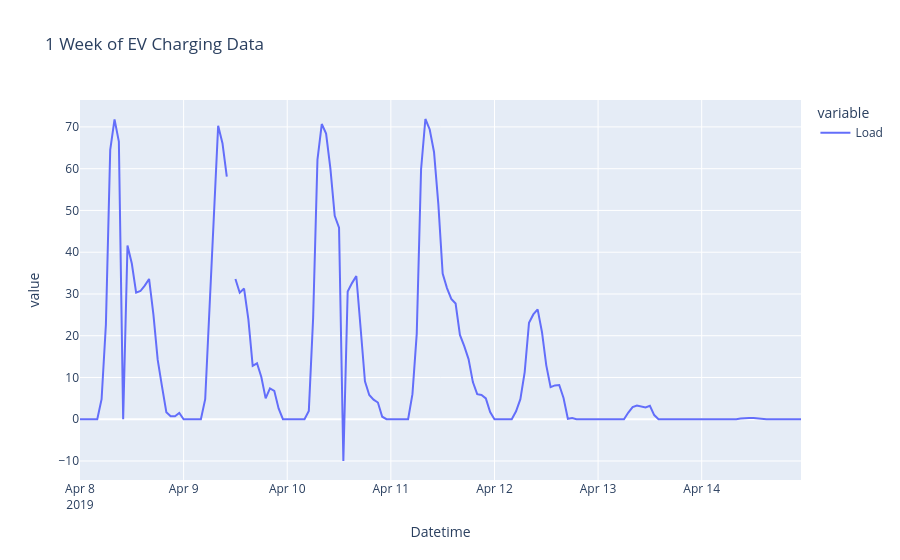

Source (notebook cell):
### Markdown cell above
Generally three types:

1. Missing data
2. Physically impossible data
3. Rare data (outliers)

Why do we care?

- Missing data often causes math problems
  - e.g. can't calculate mean of `1.8, 2.9, NaN`
- Bad or rare data may be factually incorrect
  - e.g. broken meter
- Rare data may be correct but "not worth" modeling
  - related to non-stationarity
  - e.g. one model for working days, another for weekdays & holidays

Structured or unstructured?
- I say unstructured
- Yes you can label _some_ bad data, but not _all_ because you simply don't know

### Code cell
data = import_data('https://raw.githubusercontent.com/woodjmichael/Basi-Fondamentali-del-Machine-Learning/refs/heads/main/data/ev_charging_station.csv')
data.plot()
data['2019-4-8':'2019-4-14'].plot(title='1 Week of EV Charging Data')

### Figure 1 — Plotly figure (JSON) as saved in the notebook; plotly's stock layout.template omitted (floating-point values rounded to 4 significant figures; data arrays with more than 128 entries replaced by an {"elided": "..."} marker saying what was removed)
{"data": [{"hovertemplate": "variable=Load<br>Datetime=%{x}<br>value=%{y}<extra></extra>", "legendgroup": "Load", "line": {"color": "#636efa", "dash": "solid"}, "marker": {"symbol": "circle"}, "mode": "lines", "name": "Load", "orientation": "v", "showlegend": true, "type": "scatter", "x": {"elided": "168 str values"}, "xaxis": "x", "y": {"elided": "168 float values"}, "yaxis": "y"}], "layout": {"legend": {"title": {"text": "variable"}, "tracegroupgap": 0}, "title": {"text": "1 Week of EV Charging Data"}, "xaxis": {"anchor": "y", "domain": [0, 1], "title": {"text": "Datetime"}}, "yaxis": {"anchor": "x", "domain": [0, 1], "title": {"text": "value"}}}}
